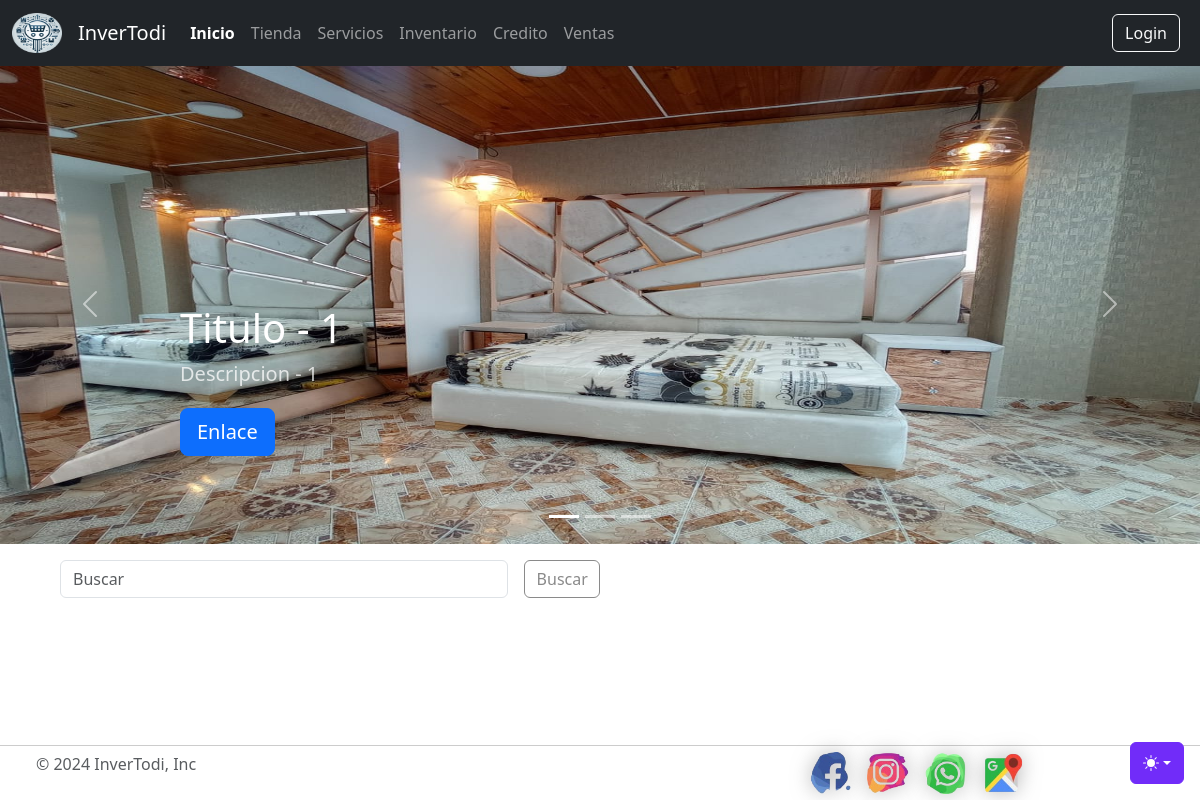
The app's page /, older data.
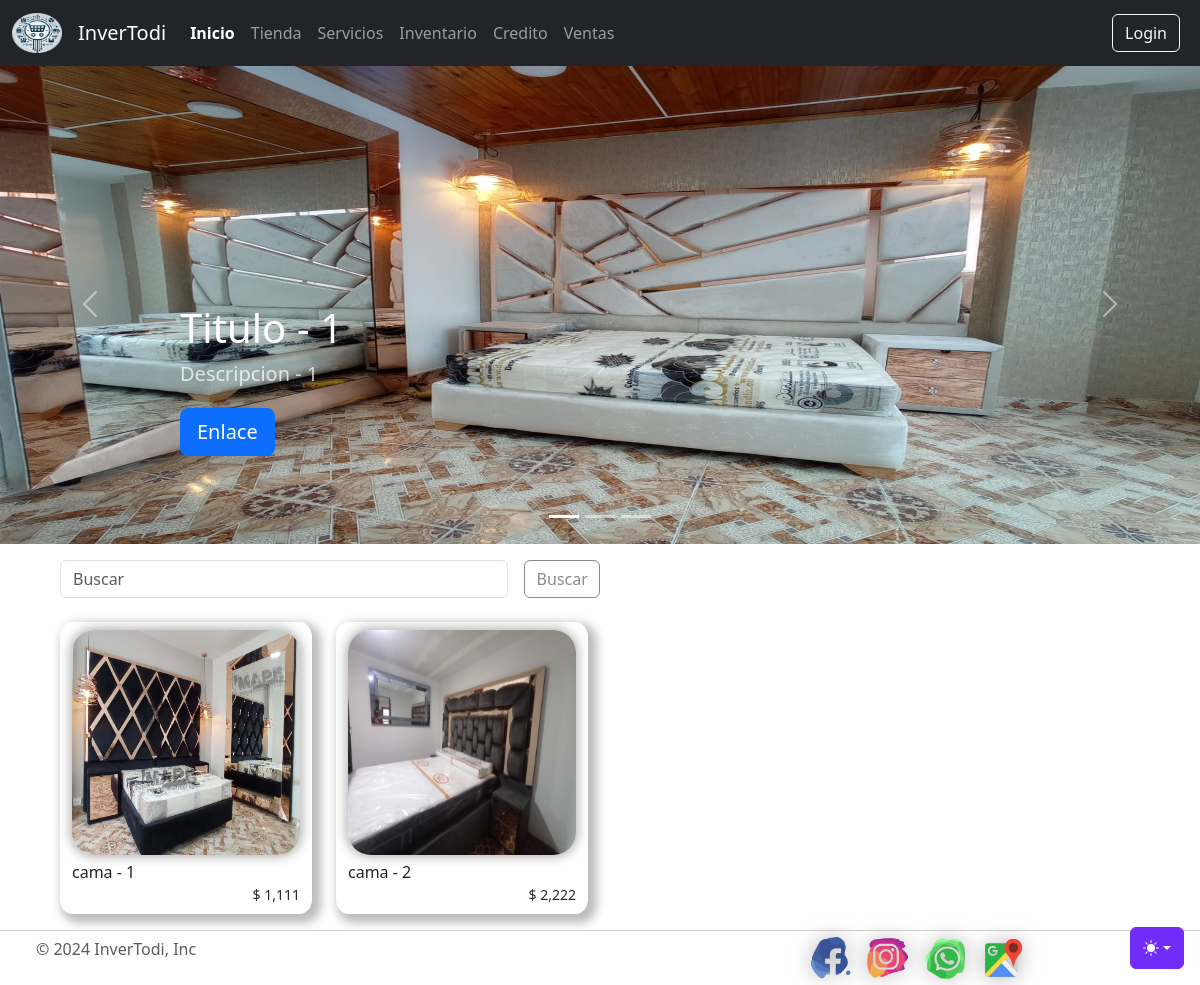
The same page, newer data.
### tienda/models.py (models this page shows, shortened)
class productos(models.Model):
    nombre          = models.CharField(max_length=50)
    imagen          = models.ImageField(upload_to='tienda', null=True, blank=True)
    categoria       = models.ManyToManyField(categoria, null=True, blank=True)
    contenido       = models.CharField(max_length=1000)
    precio          = models.PositiveIntegerField()
    cantidad        = models.PositiveSmallIntegerField()
    disponibilidad  = models.BooleanField(default=True)
    created         = models.DateTimeField(auto_now_add=True)
    updated         = models.DateTimeField(auto_now_add=True)
    class Meta:
        verbose_name='producto'
        verbose_name_plural='productos'

class productoImagen(models.Model):
    producto    = models.ForeignKey(productos, on_delete=models.CASCADE, related_name='imagenes')
    imagen      = models.ImageField(upload_to='tienda/productos')

### appInventodi/views.py (the view)
# urls.py: path('', views.home, name="Home"),
def home(request):
    products = productos.objects.prefetch_related('imagenes').all()
    categorias = categoria.objects.all()
    grupos = Group.objects.all()  # Obtener todos los grupos
    return render(request, "home.html", {'grupos': grupos, 'products': products, 'categorias': categorias})

### appInventodi/templates/home.html (shortened to what this page needs)
{% extends "base.html" %}
{% load static %}
{% load humanize %}
{% block content %}
    <div id="myCarousel" class="carousel slide mb-6" data-bs-ride="carousel">
        <div class="carousel-indicators">
        <button type="button" data-bs-target="#myCarousel" data-bs-slide-to="0" class="active" aria-current="true" aria-label="Slide 1"></button>
        <button type="button" data-bs-target="#myCarousel" data-bs-slide-to="1" aria-label="Slide 2"></button>
        <button type="button" data-bs-target="#myCarousel" data-bs-slide-to="2" aria-label="Slide 3"></button>
        </div>
        <div class="carousel-inner">
        <div class="carousel-item active">
            <img src="{% static 'img/cama3.jpg' %}" class="d-block w-100" alt="Slider_2" style="height: 60vh">
            <div class="container">
                <div class="carousel-caption text-start">
                    <h1>Titulo - 1</h1>
                    <p class="opacity-75">Descripcion - 1</p>
                    <p><a class="btn btn-lg btn-primary" href="#">Enlace</a></p>
                </div>
            </div>
        </div>
        </div>
        <button class="carousel-control-prev" type="button" data-bs-target="#myCarousel" data-bs-slide="prev">
            <span class="carousel-control-prev-icon" aria-hidden="true"></span>
        </button>
        <button class="carousel-control-next" type="button" data-bs-target="#myCarousel" data-bs-slide="next">
            <span class="carousel-control-next-icon" aria-hidden="true"></span>
        </button>
    </div>
    <div class="" style="width: 90% !important; margin: 0% 5% 0% 5%">
        <div class="row row-cols-2 row-cols-md-4 gx-4 gy-4 text-center">
            <div style="width: 100%;">
                <div style="width: 50%;">
                    <form method="get" action="{% url 'filtrar' %}" role="search" style="    display: flex;">
                        <input class="form-control" type="search" name="buscar" placeholder="Buscar" aria-label="Buscar" value="{{ request.GET.buscar }}">
                        <div class="content-btn-buscar">
                            <button class="btn button-round" type="submit">Buscar</button>
                        </div>
                    </form>
                </div>
            </div>
            {% for producto in products %}
            <div class="col-6 col-sm-4">
            <div class="col">
                <div class="" style="background: rgb(255, 255, 255); padding: 1vh 1vw 1vh 1vw;; border-radius: 5% ;
    box-shadow: 5px 5px 10px 4px rgba(32, 32, 32, 0.3);">
                    <img class="image-one" title="{{producto.nombre}}"
                        src="{{producto.imagen.url}}"
                        width="100%" height="225"
                        data-bs-toggle="modal"
                        data-bs-target="#productModal"
                        data-name="{{producto.nombre}}"
                        data-description="{{producto.contenido}}"
                        data-price="{{producto.precio}}"
                        data-quantity="{{producto.cantidad}}"
                        data-images='[{% for img in producto.imagenes.all %}"{{img.imagen.url}}"{% if not forloop.last %},{% endif %}{% endfor %}]'>
                    <div class="card-body" style="text-align: start; margin: 0 !important;">
                        <h6 style="margin:0.5rem 0 0 0">{{producto.nombre}}</h6>
                        {% if producto.cantidad > 0 %}
                            <div class="" style="text-align: end;">
                                <small style="font-weight: 500;">$ {{producto.precio|intcomma}}</small>
                            </div>
                        {% else %}
                            <div class="" style="text-align: end;">
                                <small>No disponible</small>
                            </div>
                        {% endif %}
                    </div>
                </div>
            </div>
            </div>
            {% endfor %}
        </div>
    </div>
{% endblock %}

### appInventodi/templates/base.html (shortened to what this page needs)
<!doctype html>
<html lang="en" class="h-100" data-bs-theme="auto">
    <head>
        {% load humanize %}
        {% load static %}
        <link href="{% static 'css/bootstrap.min.css' %}" rel="stylesheet">
        <link href="{% static 'css/footerNavbar.css' %}" rel="stylesheet">
        <link href="{% static 'css/style.css' %}" rel="stylesheet">
        <link href="{% static 'css/grid.css' %}" rel="stylesheet">
        <link href="{% static 'css/carousel.css' %}" rel="stylesheet">
        <link href="{% static 'css/table.css' %}" rel="stylesheet">
    </head>
    <body>
        <div class="dropdown position-fixed bottom-0 end-0 mb-3 me-3 bd-mode-toggle">
            <button class="btn btn-bd-primary py-2 dropdown-toggle d-flex align-items-center"
                    id="bd-theme"
                    type="button"
                    aria-expanded="false"
                    data-bs-toggle="dropdown"
                    aria-label="Toggle theme (auto)">
                <svg class="bi my-1 theme-icon-active" width="1em" height="1em"><use href="#circle-half"></use></svg>
            </button>
        </div>
        <header data-bs-theme="dark">
            <nav class="navbar navbar-expand-md navbar-dark fixed-top bg-dark">
                <div class="container-fluid">
                    <a href="{% url 'Home' %}">
                        <img class="navbar-brand" href="{% url 'Home' %}" src="{% static 'img/logo.ico' %}" alt="Logo" width="50" height="50">
                    </a>
                    <a class="navbar-brand" href="{% url 'Home' %}">InverTodi</a>
                    <div class="collapse navbar-collapse" id="navbarCollapse">
                        <ul class="navbar-nav me-auto mb-2 mb-md-0">
                            <li class="nav-item">
                                <a class="nav-link {% if request.path == '/' %} present  {% endif %}" aria-current="page" href="{% url 'Home' %}">Inicio</a>
                            </li>
                            <li class="nav-item">
                                <a class="nav-link  {% if request.path == '/tienda/' %} present {% endif %}" aria-current="page" href="{% url 'Tienda' %}">Tienda</a>
                            </li>
                            <li class="nav-item">
                                <a class="nav-link  {% if request.path == '/servicios/' %} present {% endif %}" aria-current="page" href="{% url 'Servicios' %}">Servicios</a>
                            </li>
                            <li class="nav-item">
                                <a class="nav-link  {% if request.path == '/tienda/productos/' %} present {% endif %}" aria-current="page" href="{% url 'lista_productos' %}">Inventario</a>
                            </li>
                            <li class="nav-item">
                                <a class="nav-link  {% if request.path == '/credito/' %} present {% endif %}" aria-current="page" href="{% url 'Creditos' %}">Credito</a>
                            </li>
                            <li class="nav-item">
                                <a class="nav-link  {% if request.path == '/tienda/ventas/' %} present {% endif %}" aria-current="page" href="{% url 'lista_ventas' %}">Ventas</a>
                            </li>
                        </ul>
                        <div class="text-end">
                            <button type="button" class="btn btn-outline-light me-2">Login</button>
                        </div>
                    </div>
                </div>
            </nav>
          </header>
        <main style="margin-top: 1rem;">
                {% block content %}
                {% endblock %}
        </main>
        <footer>
            <div class="col-md-4 align-items-center" style="width: 50%;">
                <p class="mb-md-0 text-body-secondary">&copy; 2024 InverTodi, Inc</p>
            </div>
            <ul class="nav list-unstyled d-flex" style="width: 57%;display: flex !important;flex-direction: row;
                justify-content: center;">
                <a href="http://www.facebook.com" >
                    <img class="ms-3 footer-img" src="{% static 'img/face.png' %}" alt="Facebook">
                </a>
                <a href="http://www.instagram.com" >
                    <img class="ms-3 footer-img" src="{% static 'img/insta.png' %}" alt="Instagram">
                </a>
                <a href="http://www.whatsapp.com" >
                    <img class="ms-3 footer-img" src="{% static 'img/what.png' %}" alt="WhatsApp">
                </a>
                <a href="https://maps.app.goo.gl/puUXcixSYL7CX7vb6" >
                    <img class="ms-3 footer-img" src="{% static 'img/map.png' %}" alt="WhatsApp">
                </a>
            </ul>
        </footer>
    </body>
</html>

### appInventodi/static/css/footerNavbar.css (style rules this page uses)
.bi { vertical-align: -.125em; fill: currentColor; }
.btn-bd-primary { --bd-violet-bg: #712cf9; --bd-violet-rgb: 112.520718, 44.062154, 249.437846; --bs-btn-font-weight: 600; --bs-btn-color: var(--bs-white); --bs-btn-bg: var(--bd-violet-bg); --bs-btn-border-color: var(--bd-violet-bg); --bs-btn-hover-color: var(--bs-white); --bs-btn-hover-bg: #6528e0; --bs-btn-hover-border-color: #6528e0; --bs-btn-focus-shadow-rgb: var(--bd-violet-rgb); --bs-btn-active-color: var(--bs-btn-hover-color); --bs-btn-active-bg: #5a23c8; --bs-btn-active-border-color: #5a23c8; }
.bd-mode-toggle { z-index: 1500; }

### appInventodi/static/css/style.css (style rules this page uses)
.present { color: var(--bs-navbar-active-color); font-weight: bold; }
.bi { vertical-align: -.125em; fill: currentColor; }
.btn-bd-primary { --bd-violet-bg: #712cf9; --bd-violet-rgb: 112.520718, 44.062154, 249.437846; --bs-btn-font-weight: 600; --bs-btn-color: var(--bs-white); --bs-btn-bg: var(--bd-violet-bg); --bs-btn-border-color: var(--bd-violet-bg); --bs-btn-hover-color: var(--bs-white); --bs-btn-hover-bg: #6528e0; --bs-btn-hover-border-color: #6528e0; --bs-btn-focus-shadow-rgb: var(--bd-violet-rgb); --bs-btn-active-color: var(--bs-btn-hover-color); --bs-btn-active-bg: #5a23c8; --bs-btn-active-border-color: #5a23c8; }
.bd-mode-toggle { z-index: 1500; }
.button-round { background-color: #ffffff00; border: 1px solid rgb(138, 138, 138); color: rgb(138, 138, 138); padding: 0.375rem 0.7rem; text-align: center; text-decoration: none; display: inline-block; font-size: 16px; margin: 0; cursor: pointer; border-radius: 0.375rem; }
.image-one { border-radius: 10%; box-shadow: 0px 0px 10px 3px rgba(32, 32, 32, 0.3); }
.content-btn-buscar { margin: 0px 0 0 1rem; }
html, body { height: 100%; margin: 0; display: flex; flex-direction: column; }
body { display: flex; flex-direction: column; min-height: 100vh; }
main { flex: 1; }
footer { padding: 10px; margin-top: 1rem; padding: 0.5% 0rem 0.5% 3%; display: flex !important; border-top: 1px solid #ccc; }
.footer-img { filter: drop-shadow(0 0 10px rgba(116, 116, 116, 0.5)); border-radius: 22%; width: 2rem; }
@media (min-width: 768px) { .footer-img { width: 2.6rem; } }

### appInventodi/static/css/carousel.css (style rules this page uses)
body { padding-top: 3rem; color: rgb(var(--bs-tertiary-color-rgb)); }
.carousel { margin-bottom: 1rem; }
.carousel-caption { bottom: 3rem; z-index: 10; }
@media (min-width: 40em) { .carousel-caption p { margin-bottom: 1.25rem; font-size: 1.25rem; line-height: 1.4; } }

Row changes from the older to the newer data that the page shows:
added productos: imagen (picture), nombre "cama - 1", precio "1,111"
added productos: imagen (picture), nombre "cama - 2", precio "2,222"
